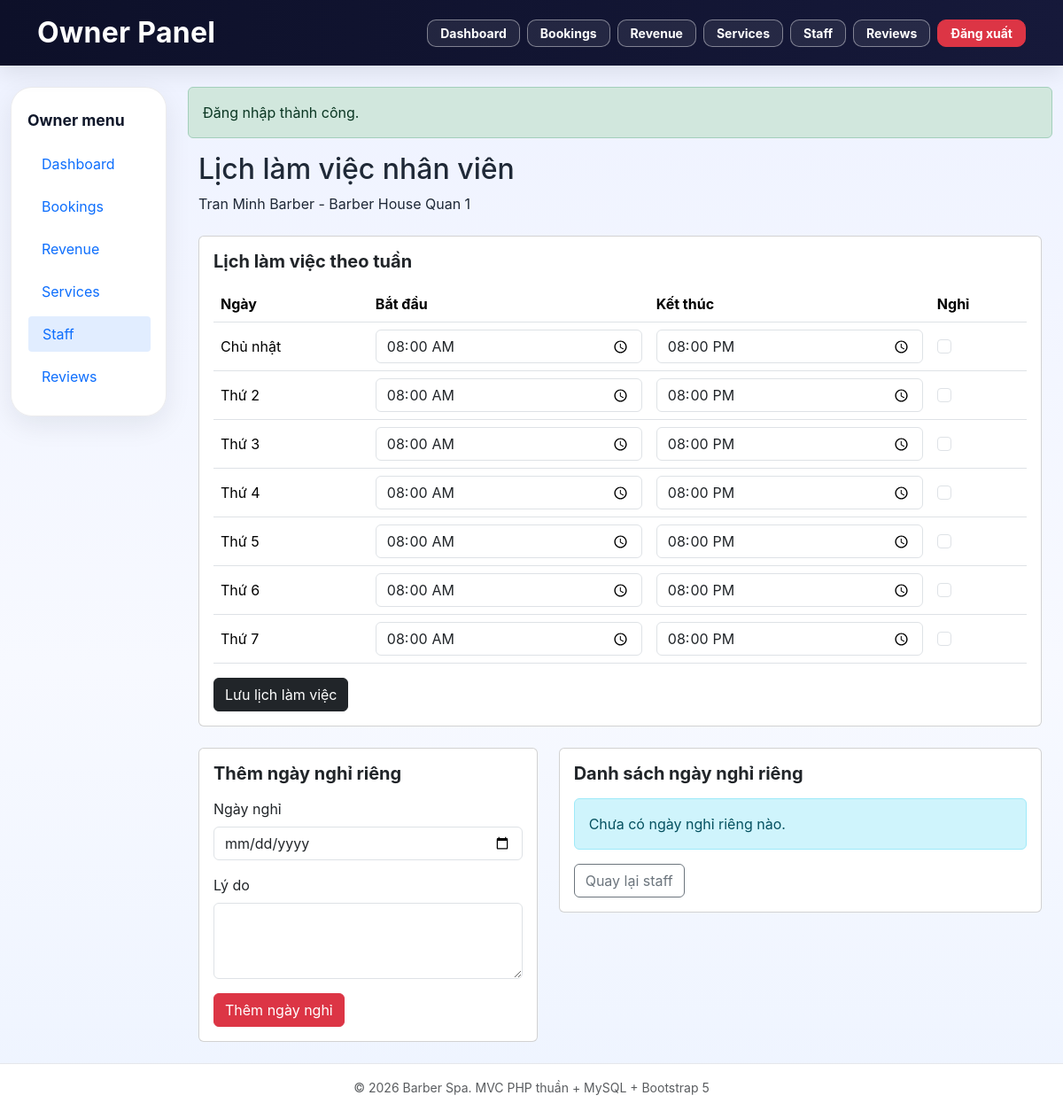
The page /owner/staff/schedule?staff_id=1 (signed in) on the database its author committed.
### tables this page shows
CREATE TABLE staff (
    id INT UNSIGNED AUTO_INCREMENT PRIMARY KEY,
    salon_id INT UNSIGNED NOT NULL,
    name VARCHAR(150) NOT NULL,
    phone VARCHAR(20) NULL,
    avatar VARCHAR(255) NULL,
    specialties LONGTEXT NULL,
    is_active TINYINT(1) NOT NULL DEFAULT 1,

    CONSTRAINT fk_staff_salon
        FOREIGN KEY (salon_id) REFERENCES salons(id)
        ON DELETE CASCADE,

    INDEX idx_staff_salon (salon_id),
    INDEX idx_staff_active (is_active)
);

CREATE TABLE salons (
    id INT UNSIGNED AUTO_INCREMENT PRIMARY KEY,
    owner_id INT UNSIGNED NOT NULL,
    name VARCHAR(200) NOT NULL,
    address VARCHAR(255) NOT NULL,
    district VARCHAR(100) NOT NULL,
    city VARCHAR(100) NOT NULL,
    phone VARCHAR(20) NOT NULL,
    description TEXT NULL,
    search_keywords TEXT NULL,
    open_time TIME NOT NULL DEFAULT '08:00:00',
    close_time TIME NOT NULL DEFAULT '20:00:00',
    working_days VARCHAR(100) NOT NULL DEFAULT '1,2,3,4,5,6',
    avg_rating DECIMAL(3,2) NOT NULL DEFAULT 0.00,
    total_reviews INT NOT NULL DEFAULT 0,
    total_bookings INT NOT NULL DEFAULT 0,
    status ENUM('pending', 'active', 'hidden', 'rejected', 'deleted') NOT NULL DEFAULT 'pending',
    reject_reason TEXT NULL,
    latitude DECIMAL(10,7) NULL,
    longitude DECIMAL(10,7) NULL,
    created_at TIMESTAMP NULL DEFAULT CURRENT_TIMESTAMP,
    updated_at TIMESTAMP NULL DEFAULT CURRENT_TIMESTAMP ON UPDATE CURRENT_TIMESTAMP,

    CONSTRAINT fk_salons_owner
        FOREIGN KEY (owner_id) REFERENCES users(id)
        ON DELETE CASCADE,

    INDEX idx_salons_owner (owner_id),
    INDEX idx_salons_status (status),
    INDEX idx_salons_city (city),
    INDEX idx_salons_district (district),
    INDEX idx_salons_rating (avg_rating),
    INDEX idx_salons_bookings (total_bookings),
    FULLTEXT KEY ft_salons_search (name, description, search_keywords)
);

CREATE TABLE staff_schedules (
    id INT UNSIGNED AUTO_INCREMENT PRIMARY KEY,
    staff_id INT UNSIGNED NOT NULL,
    day_of_week TINYINT NOT NULL,
    start_time TIME NOT NULL,
    end_time TIME NOT NULL,
    is_off TINYINT(1) NOT NULL DEFAULT 0,

    CONSTRAINT fk_staff_schedules_staff
        FOREIGN KEY (staff_id) REFERENCES staff(id)
        ON DELETE CASCADE,

    UNIQUE KEY uq_staff_day (staff_id, day_of_week),
    INDEX idx_staff_schedules_staff (staff_id),
    INDEX idx_staff_schedules_day (day_of_week)
);

### core/helpers.php (called while the page is built, shortened)
<?php
function e(?string $value): string
{
    return htmlspecialchars((string) $value, ENT_QUOTES, 'UTF-8');
}
function render(string $view, array $data = [], string $layout = 'app'): void
{
    extract($data, EXTR_SKIP);
    require __DIR__ . '/../views/' . $view . '.php';
}

### controllers/owner/StaffController.php (called while the page is built, shortened)
<?php
require_once __DIR__ . '/../../models/Salon.php';
require_once __DIR__ . '/../../models/Staff.php';
class StaffController
{
    private Salon $salonModel;
    private Staff $staffModel;
    public function __construct()
    {
        $this->salonModel = new Salon();
        $this->staffModel = new Staff();
    }
    public function schedule(): void
    {
        $ownerId = (int) Auth::id();
        $salon = $this->salonModel->getFirstByOwnerId($ownerId);
        $staffId = (int) ($_GET['staff_id'] ?? $_POST['staff_id'] ?? 0);
        $staff = $this->staffModel->findById($staffId);
        $schedules = $this->staffModel->getSchedules($staffId);
        $dayOffs = $this->staffModel->getDayOffs($staffId);
        $scheduleMap = [];
        foreach ($schedules as $schedule) {
            $scheduleMap[(int) $schedule['day_of_week']] = $schedule;
        }
   render('owner/staff/schedule', [
    'pageTitle' => 'Staff Schedule - ' . APP_NAME,
    'navSection' => 'owner',
    'salon' => $salon,
    'staff' => $staff,
    'schedules' => $schedules,
    'dayOffs' => $dayOffs,
    'scheduleMap' => $scheduleMap,
]);
    }
}

### core/Database.php (called while the page is built, shortened)
<?php
class Database
{
    private static ?PDO $instance = null;
    public static function getInstance(): PDO
    {
        if (self::$instance === null) {
            $dsn = 'mysql:host=' . DB_HOST
                . ';port=' . DB_PORT
                . ';dbname=' . DB_NAME
                . ';charset=' . DB_CHARSET;
            $options = [
                PDO::ATTR_ERRMODE => PDO::ERRMODE_EXCEPTION,
                PDO::ATTR_DEFAULT_FETCH_MODE => PDO::FETCH_ASSOC,
                PDO::ATTR_EMULATE_PREPARES => false,
            ];
            self::$instance = new PDO($dsn, DB_USER, DB_PASS, $options);
        }
        return self::$instance;
    }
}

### models/Staff.php (called while the page is built, shortened)
<?php
class Staff
{
    private PDO $db;
    public function __construct()
    {
        $this->db = Database::getInstance();
    }
    public function findById(int $id): ?array
    {
        $sql = "SELECT * FROM staff WHERE id = :id LIMIT 1";
        $stmt = $this->db->prepare($sql);
        $stmt->execute(['id' => $id]);
        $staff = $stmt->fetch();
        return $staff ?: null;
    }
    public function getSchedules(int $staffId): array
    {
        $sql = "SELECT * FROM staff_schedules
                WHERE staff_id = :staff_id
                ORDER BY day_of_week ASC";
        $stmt = $this->db->prepare($sql);
        $stmt->execute(['staff_id' => $staffId]);
        return $stmt->fetchAll();
    }
}

### core/Auth.php (called while the page is built, shortened)
<?php
class Auth
{
    public static function id(): ?int
    {
        return isset($_SESSION['user']['id']) ? (int) $_SESSION['user']['id'] : null;
    }
}

### models/Salon.php (called while the page is built, shortened)
<?php
class Salon
{
    private PDO $db;
    public function __construct()
    {
        $this->db = Database::getInstance();
    }
    public function getFirstByOwnerId(int $ownerId): ?array
    {
        $sql = "SELECT * FROM salons
                WHERE owner_id = :owner_id
                ORDER BY id ASC
                LIMIT 1";
        $stmt = $this->db->prepare($sql);
        $stmt->execute(['owner_id' => $ownerId]);
        $salon = $stmt->fetch();
        return $salon ?: null;
    }
}

### views/owner/staff/schedule.php (the view, shortened to what this page needs)
<?php
$dayLabels = [
    0 => 'Chủ nhật',
    1 => 'Thứ 2',
    2 => 'Thứ 3',
    3 => 'Thứ 4',
    4 => 'Thứ 5',
    5 => 'Thứ 6',
    6 => 'Thứ 7',
];
?>
<div class="container">
    <div class="mb-4">
        <h2 class="page-section-title">Lịch làm việc nhân viên</h2>
        <div class="page-section-subtitle"><?= e($staff['name']) ?> - <?= e($salon['name']) ?></div>
    </div>
    <div class="card mb-4">
        <div class="card-body">
            <h5 class="fw-bold mb-3">Lịch làm việc theo tuần</h5>
            <form method="POST" action="<?= e(BASE_URL . '/owner/staff/schedule?staff_id=' . $staff['id']) ?>">
                <div class="table-responsive">
                    <table class="table align-middle">
                        <thead>
                            <tr>
                                <th>Ngày</th>
                                <th>Bắt đầu</th>
                                <th>Kết thúc</th>
                                <th>Nghỉ</th>
                            </tr>
                        </thead>
                        <tbody>
                            <?php for ($day = 0; $day <= 6; $day++): ?>
                                <?php $schedule = $scheduleMap[$day] ?? null; ?>
                                <tr>
                                    <td><?= e($dayLabels[$day]) ?></td>
                                    <td>
                                        <input
                                            type="time"
                                            name="start_time[<?= e((string) $day) ?>]"
                                            class="form-control"
                                            value="<?= e(substr((string) ($schedule['start_time'] ?? '08:00:00'), 0, 5)) ?>"
                                        >
                                    </td>
                                    <td>
                                        <input
                                            type="time"
                                            name="end_time[<?= e((string) $day) ?>]"
                                            class="form-control"
                                            value="<?= e(substr((string) ($schedule['end_time'] ?? '20:00:00'), 0, 5)) ?>"
                                        >
                                    </td>
                                    <td>
                                        <input
                                            type="checkbox"
                                            name="is_off[<?= e((string) $day) ?>]"
                                            class="form-check-input"
                                            <?= ((int) ($schedule['is_off'] ?? 0) === 1) ? 'checked' : '' ?>
                                        >
                                    </td>
                                </tr>
                            <?php endfor; ?>
                        </tbody>
                    </table>
                </div>
                <button type="submit" class="btn btn-dark">Lưu lịch làm việc</button>
            </form>
        </div>
    </div>
    <div class="row g-4">
        <div class="col-lg-5">
            <div class="card">
                <div class="card-body">
                    <h5 class="fw-bold mb-3">Thêm ngày nghỉ riêng</h5>
                    <form method="POST" action="<?= e(BASE_URL . '/owner/staff/schedule?staff_id=' . $staff['id']) ?>">
                        <div class="mb-3">
                            <label class="form-label">Ngày nghỉ</label>
                            <input type="date" name="off_date" class="form-control" required>
                        </div>
                        <div class="mb-3">
                            <label class="form-label">Lý do</label>
                            <textarea name="reason" class="form-control" rows="3"></textarea>
                        </div>
                        <button type="submit" class="btn btn-danger">Thêm ngày nghỉ</button>
                    </form>
                </div>
            </div>
        </div>
        <div class="col-lg-7">
            <div class="card">
                <div class="card-body">
                    <h5 class="fw-bold mb-3">Danh sách ngày nghỉ riêng</h5>
                    <?php if (empty($dayOffs)): ?>
                        <div class="alert alert-info mb-0">Chưa có ngày nghỉ riêng nào.</div>
                    <?php endif; ?>
                    <div class="mt-3">
                        <a href="<?= e(BASE_URL . '/owner/staff') ?>" class="btn btn-outline-secondary">Quay lại staff</a>
                    </div>
                </div>
            </div>
        </div>
    </div>
</div>

### index.php (shortened to what this page needs)
<?php
require_once __DIR__ . '/core/Database.php';
require_once __DIR__ . '/core/Auth.php';
require_once __DIR__ . '/core/helpers.php';
$path = trim($_GET['path'] ?? '', '/');
foreach ($routes as $pattern => $handler) {
    $regex = '#^' . $pattern . '$#';
    if (preg_match($regex, $path, $matches)) {
        $params = array_slice($matches, 1);
        [$file, $method] = explode('@', $handler);
        $controller = new $className();
        call_user_func_array([$controller, $method], $params);
        break;
    }
}

### public/css/style.css (style rules this page uses)
:root { --primary-color: #0d6efd; --dark-color: #0f172a; --dark-2: #111827; --text-color: #1f2937; --muted-color: #6b7280; --light-bg: #f3f4f6; --white: #ffffff; --border-color: #e5e7eb; --shadow-soft: 0 10px 30px rgba(15, 23, 42, 0.08); --shadow-medium: 0 20px 40px rgba(15, 23, 42, 0.12); --radius-lg: 22px; --radius-md: 16px; --radius-sm: 12px; }
html { scroll-behavior: smooth; }
body { font-family: "Inter", system-ui, -apple-system, BlinkMacSystemFont, "Segoe UI", sans-serif; background: linear-gradient(180deg, #e2e8f0 0%, #eff6ff 42%, #f8fafc 100%); color: var(--text-color); }
.admin-layout, .owner-layout { background: linear-gradient(180deg, #eef2ff 0%, #f7f9ff 60%, #eef4ff 100%); }

### rows shown on the page
staff: name "Tran Minh Barber"
salons: name "Barber House Quan 1"
staff_schedules: day "Thứ 2", start_time "08:00", end_time "20:00"
staff_schedules: day "Thứ 3", start_time "08:00", end_time "20:00"
staff_schedules: day "Thứ 4", start_time "08:00", end_time "20:00"
staff_schedules: day "Thứ 5", start_time "08:00", end_time "20:00"
staff_schedules: day "Thứ 6", start_time "08:00", end_time "20:00"
staff_schedules: day "Thứ 7", start_time "08:00", end_time "20:00"

### other values the page prints
$label "Dashboard"
$label "Bookings"
$label "Revenue"
$label "Services"
$label "Staff"
$label "Reviews"
getFlash($key) "Đăng nhập thành công."
$dayLabels[$day] "Chủ nhật"
